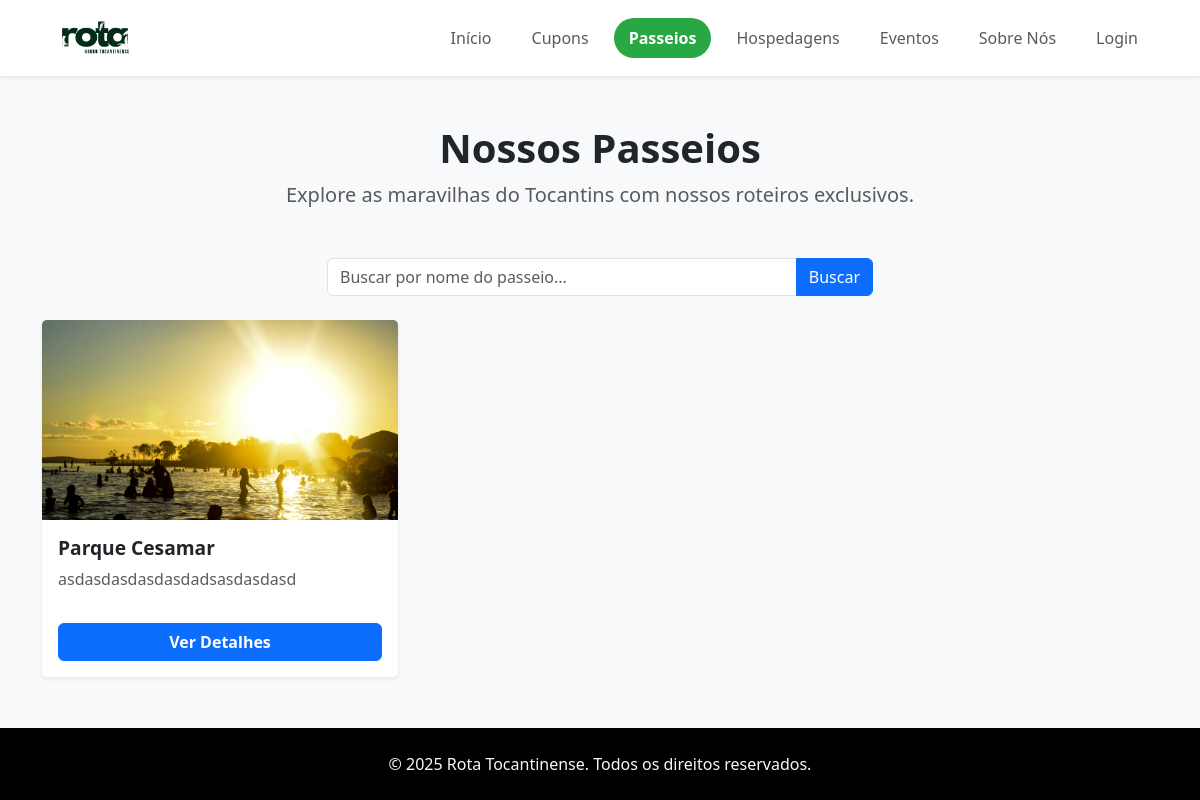
The page /passeios/ on the database as committed earlier.
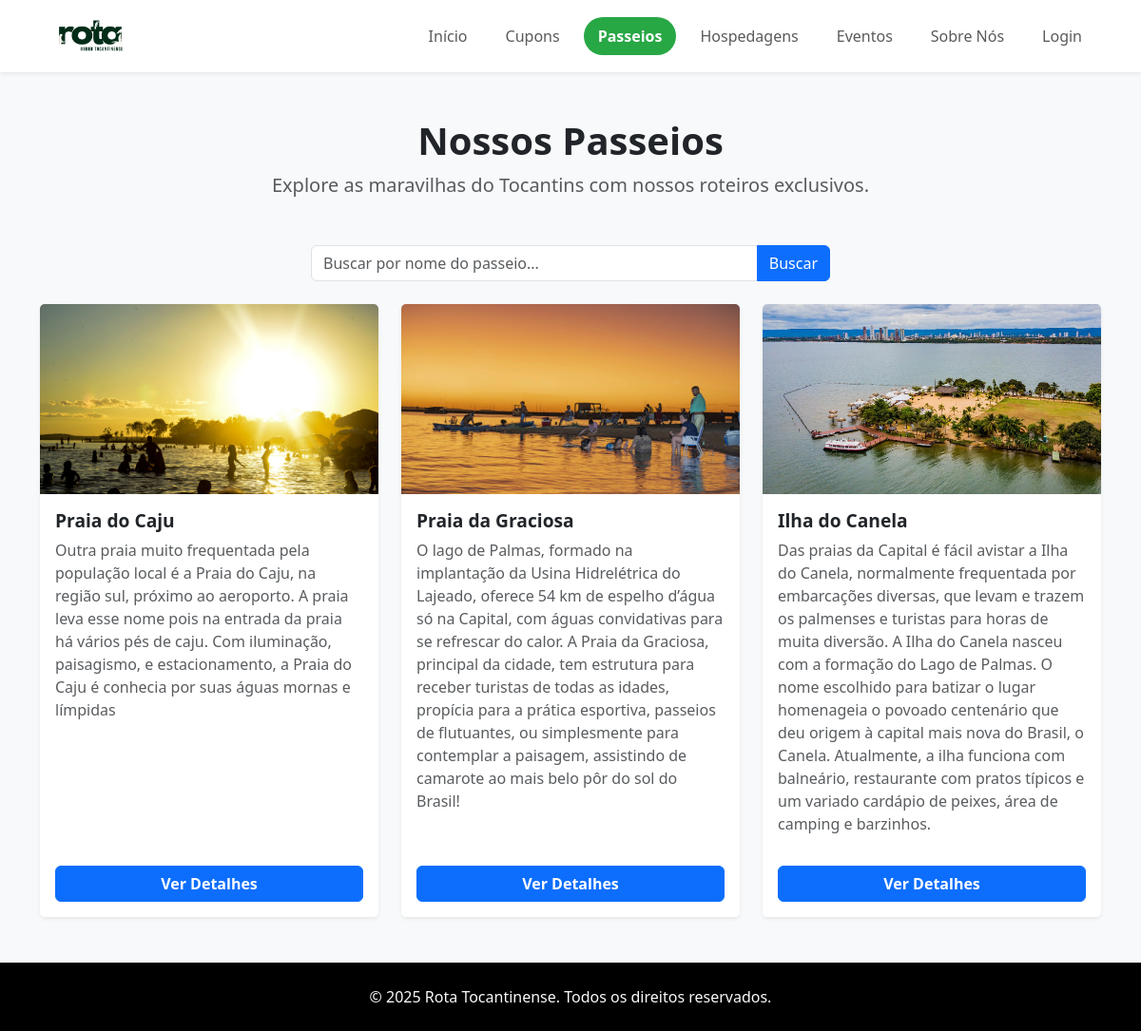
The same page on the database as committed later.
### Home/models.py (models this page shows, shortened)
class Passeio(models.Model):
    nome = models.CharField(max_length=100)
    imagem = models.ImageField(upload_to='passeios/')
    descricao = models.TextField(default='')
    localizacao = models.CharField(max_length=255, blank=True)
    telefone = models.CharField(max_length=20, blank=True)
    valores = models.CharField(max_length=100, blank=True)
    horarios = models.CharField(max_length=100, blank=True)
    redes_sociais = models.URLField(blank=True)
    mapa_link = models.URLField(max_length=500, blank=True, help_text="Cole o link do Google Maps aqui")

### Home/views.py (the view)
# urls.py: path('passeios/', views.passeios, name='passeios'),
def passeios(request):
    query = request.GET.get('q')
    if query:
        passeios = Passeio.objects.filter(nome__icontains=query)
    else:
        passeios = Passeio.objects.all()
    return render(request, 'home/passeios.html', {'passeios': passeios})

### templates/home/passeios.html (shortened to what the changed rows need)
{% load static %}
<!DOCTYPE html>
<html lang="pt-br">
<head>
    <link rel="stylesheet" href="{% static 'css/style.css' %}">
    <link href="https://cdn.jsdelivr.net/npm/bootstrap@5.3.3/dist/css/bootstrap.min.css" rel="stylesheet">
    <link rel="stylesheet" href="https://cdn.jsdelivr.net/npm/bootstrap-icons@1.11.3/font/bootstrap-icons.min.css">
</head>
<body class="bg-light d-flex flex-column min-vh-100">
    <div class="container my-5 flex-grow-1">
        <div class="text-center mb-5">
            <h1 class="fw-bold">Nossos Passeios</h1>
        </div>
        <div class="row row-cols-1 row-cols-md-2 row-cols-lg-3 g-4">
            {% for passeio in passeios %}
            <div class="col">
                <div class="card h-100 shadow-sm border-0">
                    <img src="{{ passeio.imagem.url }}" class="card-img-top" alt="{{ passeio.nome }}" style="height: 200px; object-fit: cover;">
                    <div class="card-body d-flex flex-column">
                        <h5 class="card-title fw-bold">{{ passeio.nome }}</h5>
                        <p class="card-text text-muted flex-grow-1">{{ passeio.descricao }}</p>
                    </div>
                    <div class="card-footer bg-white border-0 p-3">
                        <a href="{% url 'passeio_detalhes' passeio.id %}" class="btn btn-primary w-100 fw-bold">Ver Detalhes</a>
                    </div>
                </div>
            </div>
            {% empty %}
            <div class="col-12">
                <div class="alert alert-info text-center" role="alert">
                    Nenhum passeio encontrado. Em breve teremos novas aventuras!
                </div>
            </div>
            {% endfor %}
        </div>
    </div>
 </body>
 </html>

Rows that differ between the two databases and show on the page:
changed Passeio: nome "Parque Cesamar" → "Praia do Caju"; descricao "asdasdasdasdasdadsasdasdasd" → "Outra praia muito frequentada pela população local é a Praia do Caju, na região sul, próximo ao aeroporto. A praia leva esse nome pois na entrada da praia há vários pés de caju. Com iluminação, paisagismo, e estacionamento, a Praia do Caju é conhecia por suas águas mornas e límpidas"
added Passeio: imagem (picture), nome "Praia da Graciosa", descricao "O lago de Palmas, formado na implantação da Usina Hidrelétrica do Lajeado, oferece 54 km de espelho d’água só na Capital, com águas convidativas para se refrescar do calor. A Praia da Graciosa, principal da cidade, tem estrutura para receber turistas de todas as idades, propícia para a prática esportiva, passeios de flutuantes, ou simplesmente para contemplar a paisagem, assistindo de camarote ao mais belo pôr do sol do Brasil!"
added Passeio: imagem (picture), nome "Ilha do Canela", descricao "Das praias da Capital é fácil avistar a Ilha do Canela, normalmente frequentada por embarcações diversas, que levam e trazem os palmenses e turistas para horas de muita diversão. A Ilha do Canela nasceu com a formação do Lago de Palmas. O nome escolhido para batizar o lugar homenageia o povoado centenário que deu origem à capital mais nova do Brasil, o Canela. Atualmente, a ilha funciona com balneário, restaurante com pratos típicos e um variado cardápio de peixes, área de camping e barzinhos."
